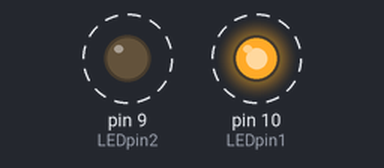
Bench run of a sketch on a simulated Arduino Uno, built with avr-gcc and run on an emulated ATmega328P. Shown: output pins drawn as LEDs (lit = HIGH). Dashed ring = blinking.

Above: at 0.2 s.
Timing chart, 0 to 3.0 s (numbered marks = the images above):
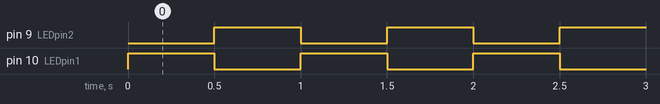

Measured:
- by itself, pin 9 (LEDpin2), pin 10 (LEDpin1): alternates HIGH for 0.50 s and LOW for 0.50 s
- by itself, everything shown: repeats every 1.0 s, in 3 steps

The sketch:

lambid.ino
```cpp
#define LEDpin1 10
#define LEDpin2 9
#define time 500
void setup()
{
pinMode(LEDpin1, OUTPUT);
pinMode(LEDpin2, OUTPUT);
}
void loop()
{
digitalWrite(LEDpin1, HIGH);
delay(time);

digitalWrite(LEDpin2, HIGH);
digitalWrite(LEDpin1, LOW);
delay(time);
digitalWrite(LEDpin2, LOW);
//delay(time);
}
```
